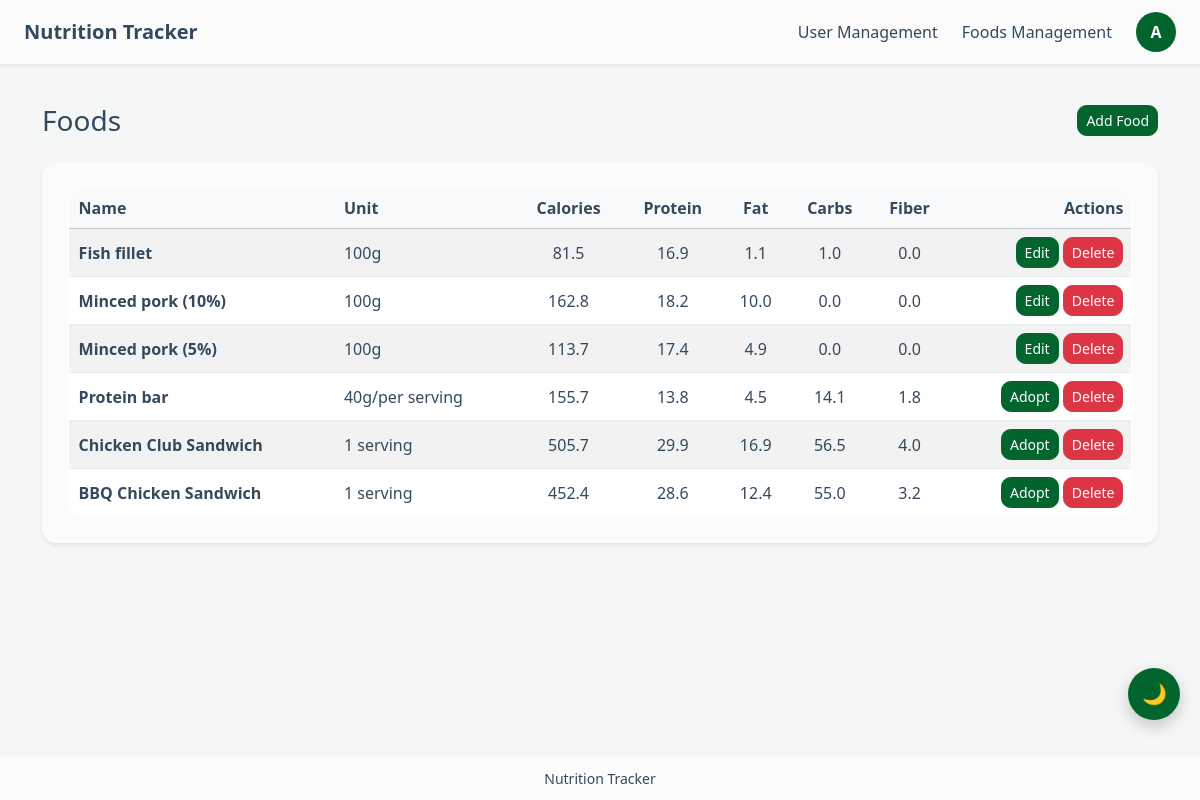
The page /foods/ (signed in) on the database its author committed.
### tracker/models.py (models this page shows, shortened)
class Food(models.Model):
    user = models.ForeignKey(settings.AUTH_USER_MODEL, on_delete=models.CASCADE, related_name='foods')
    name = models.CharField(max_length=120)
    unit = models.CharField(max_length=30, default='100g', help_text='e.g. 100g, serving, piece')
    calories = models.FloatField()
    protein = models.FloatField(default=0)
    fat = models.FloatField(default=0)
    carbohydrates = models.FloatField(default=0)
    fiber = models.FloatField(default=0)
    created_at = models.DateTimeField(auto_now_add=True)
    class Meta:
        ordering = ['name']
        unique_together = ('user', 'name')

### tracker/views.py (the view)
# urls.py: path('foods/', views.food_list, name='food_list'),
@login_required
def food_list(request):
    foods = Food.objects.filter(user=request.user)
    admin_user = User.objects.filter(is_superuser=True).first()
    if(admin_user):
        foods = Food.objects.filter(
            Q(user=request.user) | Q(user=admin_user)
        ).annotate(
            sort_priority=Case(
                When(user=request.user, then=Value(0)),
                default=Value(1),
                output_field=IntegerField(),
            )
        ).order_by('-id')
    return render(request, 'tracker/food_list.html', {'foods': foods})

### tracker/templates/tracker/food_list.html (shortened to what this page needs)
{% extends 'tracker/base.html' %}
{% block content %}
<div class="d-flex flex-column gap-4">
    <section class="d-flex flex-column flex-md-row justify-content-between align-items-md-center gap-3">
        <h1 class="h3 mb-0">Foods</h1>
        <button class="btn btn-primary btn-sm" type="button" onclick="openModal('add/')">Add Food</button>
    </section>
    <div class="card shadow-sm border-0">
        <div class="card-body">
            {% if foods %}
            <div class="table-responsive">
                <table class="table table-striped table-hover align-middle mb-0">
                    <thead class="table-light">
                        <tr>
                            <th>Name</th>
                            <th>Unit</th>
                            <th class="text-center">Calories</th>
                            <th class="text-center">Protein</th>
                            <th class="text-center">Fat</th>
                            <th class="text-center">Carbs</th>
                            <th class="text-center">Fiber</th>
                            <th class="text-end">Actions</th>
                        </tr>
                    </thead>
                    <tbody>
                        {% for food in foods %}
                        <tr>
                            <td class="fw-semibold">{{ food.name }}</td>
                            <td>{{ food.unit }}</td>
                            <td class="text-center">{{ food.calories }}</td>
                            <td class="text-center">{{ food.protein }}</td>
                            <td class="text-center">{{ food.fat }}</td>
                            <td class="text-center">{{ food.carbohydrates }}</td>
                            <td class="text-center">{{ food.fiber }}</td>
                            <td class="text-end">
                                {% if food.user == request.user %}
                                    <button class="btn btn-primary btn-sm" type="button"
                                        onclick="openModal('{% url 'food_edit' food.pk %}')">Edit</button>
                                    <button class="btn btn-danger btn-sm" type="button"
                                        onclick="openModal('{% url 'food_delete' food.pk %}')">Delete</button>
                                {% elif food.user.is_staff %}
                                    <button class="btn btn-primary btn-sm" type="button"
                                        onclick="openModal('{% url 'food_adopt' food.pk %}')">Adopt</button>
                                    <button class="btn btn-danger btn-sm" type="button"
                                        onclick="openModal('{% url 'food_delete_admin' food.pk %}')">Delete</button>
                                {% else  %}
                                    Common
                                {% endif %}
                            </td>
                        </tr>
                        {% endfor %}
                    </tbody>
                </table>
            </div>
            {% else %}
            <p class="text-muted mb-0">No foods added yet.</p>
            {% endif %}
        </div>
    </div>
</div>
{% endblock %}

### tracker/templates/tracker/base.html (shortened to what this page needs)
{% load static %}
<!DOCTYPE html>
<html lang="zh-CN">
<head>
    <link rel="stylesheet" href="{% static 'tracker/css/bootstrap-custom.min.css' %}">
    <link rel="stylesheet" href="{% static 'tracker/css/common.css' %}">
</head>
<body>
<header class="site-header fixed-top">
    <nav class="navbar navbar-expand-lg shadow-sm site-navbar">
        <div class="container-fluid px-3 px-lg-4">
            <a class="navbar-brand fw-bold" href="{% url 'home' %}">
                Nutrition Tracker
            </a>
            {% if user.is_authenticated %}
                <div class="collapse navbar-collapse" id="mainNavbar">
                    <div class="navbar-nav ms-auto align-items-lg-center gap-lg-2">
                        {% if request.user.is_staff %}
                            <a class="nav-link" href="{% url 'admin_user_list' %}">User Management</a>
                            <a class="nav-link" href="{% url 'food_list_admin' %}">Foods Management</a>
                        {% else %}
                            <a class="nav-link" href="{% url 'dashboard' %}">Dashboard</a>
                            <a class="nav-link" href="{% url 'food_list' %}">Foods</a>
                            <a class="nav-link" href="{% url 'record_list' %}">Records</a>
                        {% endif %}
                        <form action="{% url 'account' %}" method="post" class="ms-lg-2 mb-0">
                            <button class="btn p-0 border-0 bg-transparent" type="submit" title="User info" aria-label="User info">
                                <span class="avatar-circle">
                                    {{ request.user.username|default:'U'|first|upper }}
                                </span>
                            </button>
                        </form>
                    </div>
                </div>
            {% endif %}
        </div>
    </nav>
</header>
<main class="page-content">
    <div class="{% block main_container_class %}container py-4{% endblock %}">
        {% block content %}{% endblock %}
    </div>
</main>
<footer class="site-footer fixed-bottom">
    <div class="container text-center small py-2">
        Nutrition Tracker
    </div>
</footer>
<button id="themeToggle" class="theme-toggle" title="Toggle theme">
    🌙
</button>
</body>
</html>

### tracker/static/tracker/css/common.css (style rules this page uses)
:root { --header-height: 64px; --footer-height: 44px; --primary-color: #02652d; --primary-hover: #5da67d; --bg-color: #f4f7f6; --card-bg: #fbfbfb; --text-main: #34495e; --text-muted: #5f6f7d; --border-color: #e9ecef; --table-bg: #ffffff; --table-head: #f8f9fa; }
body { background: var(--bg-color); color: var(--text-main); }
body, .card, .navbar, .site-footer { transition: background 0.25s ease, color 0.25s ease; }
.navbar-brand { color: var(--text-main) !important; }
.nav-link { color: var(--text-main) !important; }
.page-content { min-height: calc(100vh - var(--header-height) - var(--footer-height)); padding-top: calc(var(--header-height) + 1rem); padding-bottom: calc(var(--footer-height) + 1rem); }
.site-header .navbar { min-height: var(--header-height); background: var(--card-bg); }
.site-footer { height: var(--footer-height); display: flex; align-items: center; background: var(--card-bg); }
.card { border-radius: 0.9rem; border: none; background: var(--card-bg); color: var(--text-main) !important; box-shadow: 0 0.35rem 0.8rem rgba(0,0,0,0.05); }
.card .card-body { padding: 1.6rem; }
.table { --bs-table-bg: var(--table-bg); --bs-table-border-color: var(--border-color); --bs-table-hover-bg: rgba(0,0,0,0.04); border: 1px solid var(--border-color); background: var(--table-bg); color: var(--text-main); }
.table thead th { background: var(--table-head); color: var(--text-main); font-weight: 600; }
.table th, .table td { color: var(--text-main) !important; padding-left: 10px; }
.table, .list-group { border-radius: 0.9rem; overflow: hidden; }
.btn { border-radius: 0.6rem; }
.btn-primary { background: var(--primary-color); border-color: var(--primary-color); }
.avatar-circle { width: 40px; height: 40px; border-radius: 50%; background: var(--primary-color); color: white; display: flex; align-items: center; justify-content: center; font-weight: 700; transition: transform 0.12s ease, box-shadow 0.12s ease; }
.theme-toggle { position: fixed; right: 20px; bottom: 80px; width: 52px; height: 52px; border-radius: 50%; border: none; background: var(--primary-color); color: white; font-size: 20px; cursor: pointer; display: flex; align-items: center; justify-content: center; box-shadow: 0 6px 16px rgba(0,0,0,0.2); z-index: 1000; transition: transform 0.15s ease, box-shadow 0.15s ease, background 0.2s; }

### rows shown on the page
Food: name "Fish fillet", unit "100g", calories "81.5", protein "16.9", fat "1.1", carbohydrates "1.0", fiber "0.0", shows "Edit"
Food: name "Minced pork (10%)", unit "100g", calories "162.8", protein "18.2", fat "10.0", carbohydrates "0.0", fiber "0.0", shows "Edit"
Food: name "Minced pork (5%)", unit "100g", calories "113.7", protein "17.4", fat "4.9", carbohydrates "0.0", fiber "0.0", shows "Edit"
Food: name "Protein bar", unit "40g/per serving", calories "155.7", protein "13.8", fat "4.5", carbohydrates "14.1", fiber "1.8", shows "Adopt"
Food: name "Chicken Club Sandwich", unit "1 serving", calories "505.7", protein "29.9", fat "16.9", carbohydrates "56.5", fiber "4.0", shows "Adopt"
Food: name "BBQ Chicken Sandwich", unit "1 serving", calories "452.4", protein "28.6", fat "12.4", carbohydrates "55.0", fiber "3.2", shows "Adopt"

### other values the page prints
{{ request.user.username|default:'U'|first|upper }} "A"
